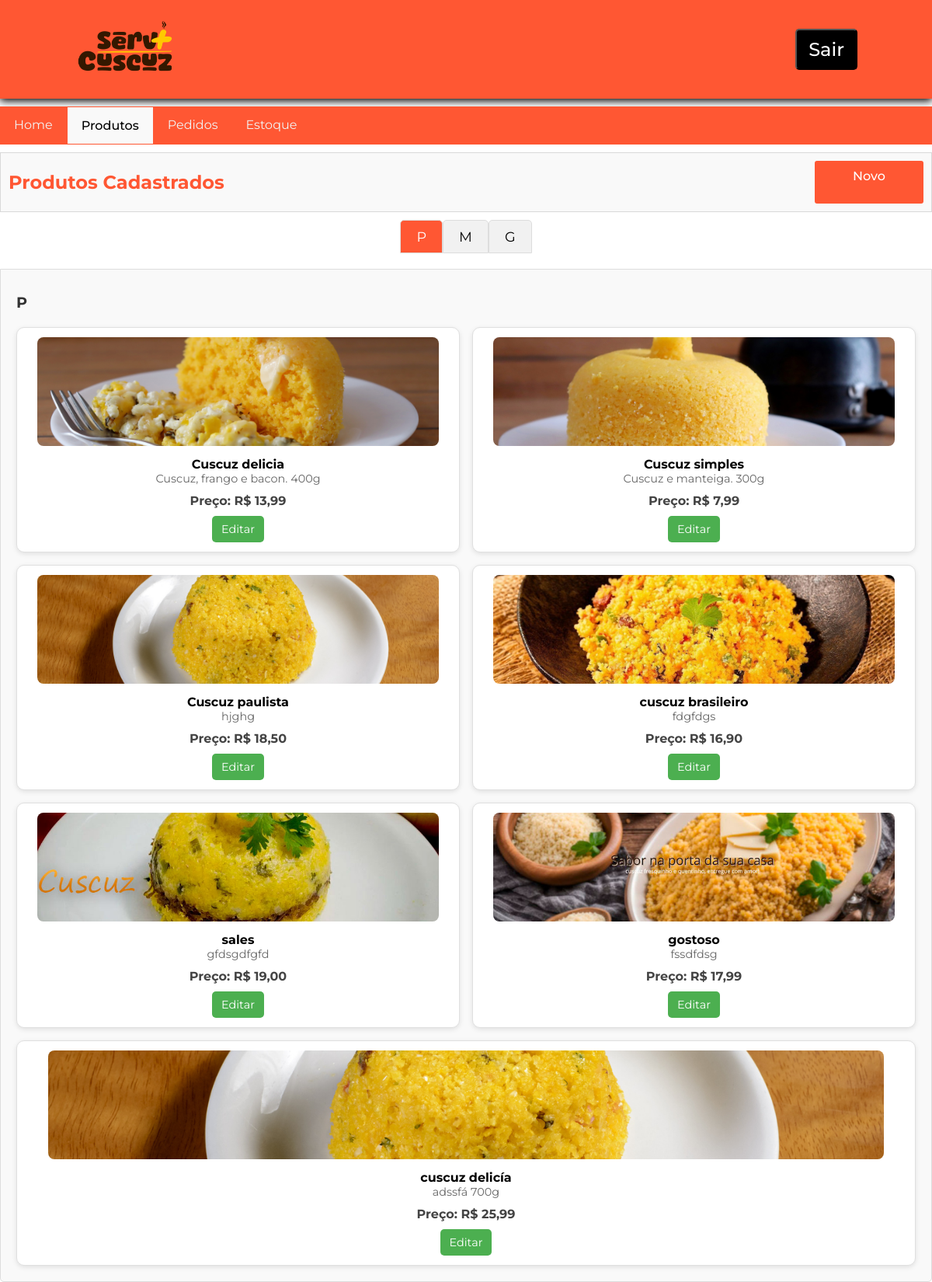
Before: /view/funcionario/produtos.php (signed in) with the older database file.
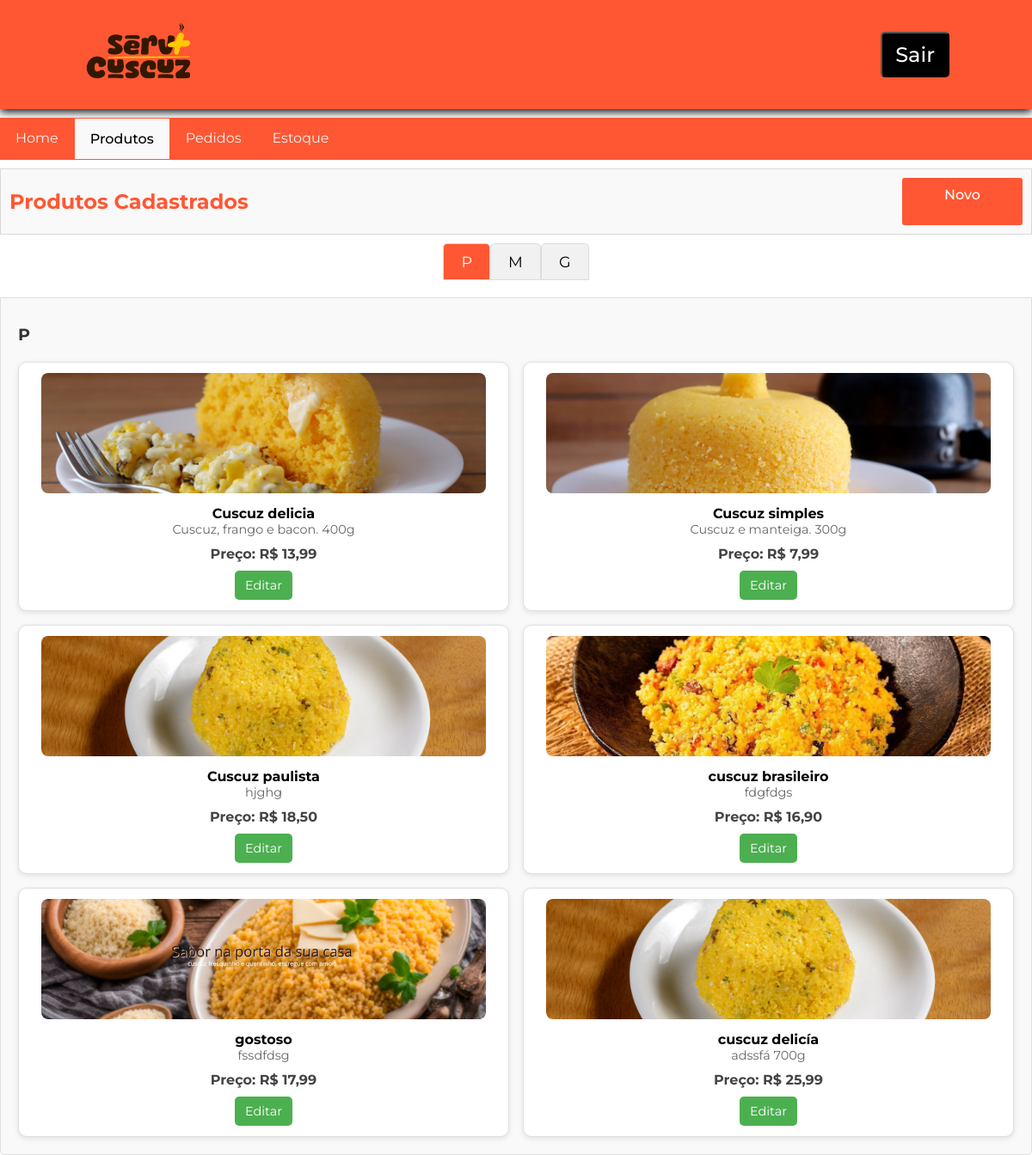
After: the same page with the newer database file.
### tables this page shows
CREATE TABLE `t_produto` (
  `id` int(11) NOT NULL,
  `nome` varchar(255) NOT NULL,
  `descricao` text NOT NULL,
  `imagem` varchar(255) NOT NULL,
  `preco` decimal(10,2) NOT NULL,
  `t_funcionario_id` int(11) DEFAULT NULL,
  `tamanho` varchar(100) NOT NULL,
  `valor_unitario` decimal(10,2) DEFAULT NULL,
  `t_categoria_id` int(11) NOT NULL
);

### model/DAO/src/conexaobd.php (called while the page is built, shortened)
<?php
if (!class_exists('Conexao')) {
    class Conexao {
        private static $conexao;
        public static function getInstance(){
            if (!isset(self::$conexao)) {
                try {
                    $options = array(
                        PDO::ATTR_PERSISTENT => true,
                        PDO::MYSQL_ATTR_INIT_COMMAND => 'SET NAMES utf8mb4',
                        PDO::ATTR_ERRMODE => PDO::ERRMODE_EXCEPTION
                    );
                    self::$conexao = new PDO("mysql:host=localhost;dbname=Serv+Cuscuz", "root", "", $options);
                } catch (PDOException $exc) {
                    echo "Erro ao conectar ao banco: " . $exc->getMessage();
                }
            }
            return self::$conexao;
        }
    }
}

### controller/produto/readProdutoController.php (called while the page is built, shortened)
<?php
require_once __DIR__ . ".../../../model/DAO/produtoDAO.php";
class ReadProdutoController {
    private $produtoDAO;
    public function __construct() {
        $this->produtoDAO = new ProdutoDAO();
    }
    public function getAllProdutos() {
        return $this->produtoDAO->getAllProdutos();
    }
}

### model/DAO/produtoDAO.php (called while the page is built, shortened)
<?php
include "src/conexaobd.php";
require_once __DIR__ . "../../DTO/produtoDTO.php";
class ProdutoDAO {
    private $pdo = null;
    public function __construct() {
        $this->pdo = Conexao::getInstance();
    }
    public function getAllProdutos() {
        try {
            $sql = "SELECT * FROM t_produto";
            $stmt = $this->pdo->query($sql);
            return $stmt->fetchAll(PDO::FETCH_CLASS, "ProdutoDTO");
        } catch (PDOException $e) {
            echo "Erro ao buscar produtos: " . $e->getMessage();
            return [];
        }
    }
}

### model/DTO/produtoDTO.php (called while the page is built, shortened)
<?php
class ProdutoDTO {
    private $nome;
    private $descricao;
    private $imagem;
    private $preco;
    private $tamanho;
    public function getNome() {
        return $this->nome;
    }
    public function getDescricao() {
        return $this->descricao;
    }
    public function getImagem() {
        return $this->imagem;
    }
    public function getPreco() {
        return $this->preco;
    }
    public function getTamanho() {
        return $this->tamanho;
    }
}

### view/funcionario/produtos.php (the view, shortened to what the changed rows need)
<?php
require_once __DIR__ . "../../../controller/produto/readProdutoController.php";
$readProdutoController = new ReadProdutoController();
$produtos = $readProdutoController->getAllProdutos();
?>
<!DOCTYPE html>
<html lang="pt-br">
<head>
    <link rel="stylesheet" href="../../assets/css/headerCadastro.css">
    <link rel="stylesheet" href="../../assets/css/painelControleAdmin.css">
    <link rel="stylesheet" href="../../assets/css/produto/produto.css">
    <link rel="stylesheet" href="../../assets/css/mensagens/mensagens.css">
</head>
<body>
    <section class="section__btnFuncionario novoCuscuz">
        <h2>Produtos Cadastrados</h2>
    </section>
    <main>
    <?php if (empty($produtos)): ?>
        <p>Nenhum produto cadastrado.</p>
    <?php else: ?>
        <div id="P" class="tabcontent">
                <div class="produto-container">
                    <?php foreach ($produtos as $produto): ?>
                        <?php if ($produto->getTamanho() === 'P'): ?>
                            <div class="produto-card">
                                <img src="<?php echo '../../assets/img/' . basename($produto->getImagem()); ?>" alt="<?php echo htmlspecialchars($produto->getNome()); ?>" class="produto-imagem">
                                <h4><?php echo htmlspecialchars($produto->getNome()); ?></h4>
                                <p class="descricao"><?php echo htmlspecialchars($produto->getDescricao()); ?></p>
                                <p class="preco">Preço: R$ <?php echo number_format($produto->getPreco(), 2, ',', '.'); ?></p>
                                <div class="actions">
                                    <form action="../../view/funcionario/editarProduto.php" method="GET" class="form-edit">
                                        <button type="submit" class="btn-edit">Editar</button>
                                    </form>
                                </div>
                            </div>
                        <?php endif; ?>
                    <?php endforeach; ?>
                </div>
            </div>
        <?php endif; ?>
    </main>
</body>
</html>

Changed rows visible on the page:
removed t_produto: imagem (picture), nome "sales", descricao "gfdsgdfgfd", preco "19,00"
